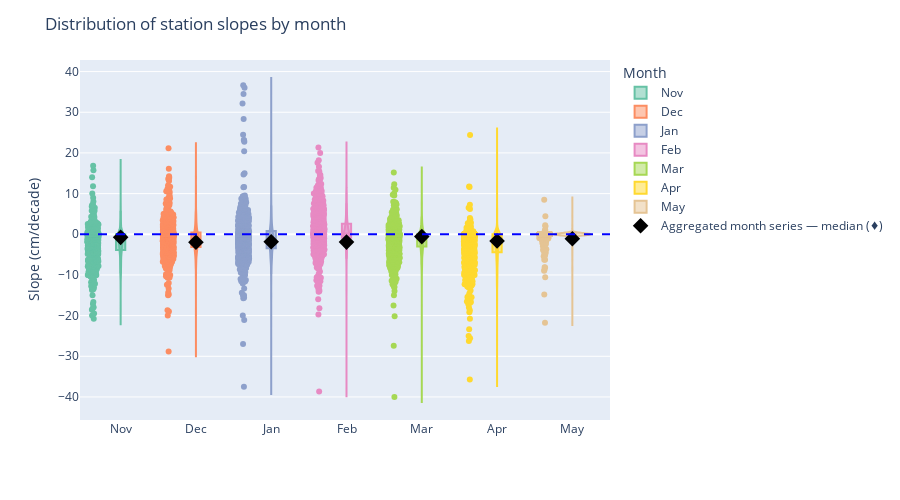

Notebook source saved alongside this figure:
### Markdown cell above
### Month Trends

#### Distribution Of Station Slopes Per Month

This chart shows the distribution of Theil–Sen slopes (cm/decade) for all station–month time series. Each dot is one station-month series for the violin summarizes its spread including summary statistics. 

The black ♦ is the month’s median across stations from a a macro-aggreated summary for that month. Diamonds below 0 indicate that the median station-month series from aggreated tests show declines that month; the more negative, the steeper the decline.

The horizontal dashed blue line is zero-slope change; values below it indicate long-term declines.

### Code cell
from Scripts.figures import month_station_slope_distrib
month_station_disb = month_station_slope_distrib(typical_station_month, avg_month)
month_station_disb

### Figure 1 — Plotly figure (JSON) as saved in the notebook; plotly's stock layout.template omitted (floating-point values rounded to 4 significant figures; data arrays with more than 128 entries replaced by an {"elided": "..."} marker saying what was removed)
{"data": [{"alignmentgroup": "True", "box": {"visible": true}, "customdata": {"elided": "755x3 mixed values"}, "hovertemplate": "Month=%{x}<br>Slope / Decade=%{y}<br>p-value=%{customdata[0]}<br>Station ID=%{customdata[1]}<br>Country=%{customdata[2]}<extra></extra>", "legendgroup": "Nov", "marker": {"color": "rgb(102,194,165)"}, "name": "Nov", "offsetgroup": "Nov", "orientation": "v", "points": "all", "scalegroup": "True", "showlegend": true, "type": "violin", "x": {"elided": "755 str values"}, "x0": " ", "xaxis": "x", "y": {"elided": "755 float values"}, "y0": " ", "yaxis": "y"}, {"alignmentgroup": "True", "box": {"visible": true}, "customdata": {"elided": "775x3 mixed values"}, "hovertemplate": "Month=%{x}<br>Slope / Decade=%{y}<br>p-value=%{customdata[0]}<br>Station ID=%{customdata[1]}<br>Country=%{customdata[2]}<extra></extra>", "legendgroup": "Dec", "marker": {"color": "rgb(252,141,98)"}, "name": "Dec", "offsetgroup": "Dec", "orientation": "v", "points": "all", "scalegroup": "True", "showlegend": true, "type": "violin", "x": {"elided": "775 str values"}, "x0": " ", "xaxis": "x", "y": {"elided": "775 float values"}, "y0": " ", "yaxis": "y"}, {"alignmentgroup": "True", "box": {"visible": true}, "customdata": {"elided": "781x3 mixed values"}, "hovertemplate": "Month=%{x}<br>Slope / Decade=%{y}<br>p-value=%{customdata[0]}<br>Station ID=%{customdata[1]}<br>Country=%{customdata[2]}<extra></extra>", "legendgroup": "Jan", "marker": {"color": "rgb(141,160,203)"}, "name": "Jan", "offsetgroup": "Jan", "orientation": "v", "points": "all", "scalegroup": "True", "showlegend": true, "type": "violin", "x": {"elided": "781 str values"}, "x0": " ", "xaxis": "x", "y": {"elided": "781 float values"}, "y0": " ", "yaxis": "y"}, {"alignmentgroup": "True", "box": {"visible": true}, "customdata": {"elided": "781x3 mixed values"}, "hovertemplate": "Month=%{x}<br>Slope / Decade=%{y}<br>p-value=%{customdata[0]}<br>Station ID=%{customdata[1]}<br>Country=%{customdata[2]}<extra></extra>", "legendgroup": "Feb", "marker": {"color": "rgb(231,138,195)"}, "name": "Feb", "offsetgroup": "Feb", "orientation": "v", "points": "all", "scalegroup": "True", "showlegend": true, "type": "violin", "x": {"elided": "781 str values"}, "x0": " ", "xaxis": "x", "y": {"elided": "781 float values"}, "y0": " ", "yaxis": "y"}, {"alignmentgroup": "True", "box": {"visible": true}, "customdata": {"elided": "783x3 mixed values"}, "hovertemplate": "Month=%{x}<br>Slope / Decade=%{y}<br>p-value=%{customdata[0]}<br>Station ID=%{customdata[1]}<br>Country=%{customdata[2]}<extra></extra>", "legendgroup": "Mar", "marker": {"color": "rgb(166,216,84)"}, "name": "Mar", "offsetgroup": "Mar", "orientation": "v", "points": "all", "scalegroup": "True", "showlegend": true, "type": "violin", "x": {"elided": "783 str values"}, "x0": " ", "xaxis": "x", "y": {"elided": "783 float values"}, "y0": " ", "yaxis": "y"}, {"alignmentgroup": "True", "box": {"visible": true}, "customdata": {"elided": "767x3 mixed values"}, "hovertemplate": "Month=%{x}<br>Slope / Decade=%{y}<br>p-value=%{customdata[0]}<br>Station ID=%{customdata[1]}<br>Country=%{customdata[2]}<extra></extra>", "legendgroup": "Apr", "marker": {"color": "rgb(255,217,47)"}, "name": "Apr", "offsetgroup": "Apr", "orientation": "v", "points": "all", "scalegroup": "True", "showlegend": true, "type": "violin", "x": {"elided": "767 str values"}, "x0": " ", "xaxis": "x", "y": {"elided": "767 float values"}, "y0": " ", "yaxis": "y"}, {"alignmentgroup": "True", "box": {"visible": true}, "customdata": {"elided": "667x3 mixed values"}, "hovertemplate": "Month=%{x}<br>Slope / Decade=%{y}<br>p-value=%{customdata[0]}<br>Station ID=%{customdata[1]}<br>Country=%{customdata[2]}<extra></extra>", "legendgroup": "May", "marker": {"color": "rgb(229,196,148)"}, "name": "May", "offsetgroup": "May", "orientation": "v", "points": "all", "scalegroup": "True", "showlegend": true, "type": "violin", "x": {"elided": "667 str values"}, "x0": " ", "xaxis": "x", "y": {"elided": "667 float values"}, "y0": " ", "yaxis": "y"}, {"marker": {"color": "black", "size": 12, "symbol": "diamond"}, "mode": "markers", "name": "Aggregated month series — median (♦)", "type": "scatter", "x": ["Nov", "Dec", "Jan", "Feb", "Mar", "Apr", "May"], "y": [-0.7534, -1.944, -1.844, -1.92, -0.5673, -1.656, -1.096]}], "layout": {"height": 500, "legend": {"title": {"text": "Month"}, "tracegroupgap": 0}, "margin": {"t": 60}, "shapes": [{"line": {"color": "blue", "dash": "dash"}, "type": "line", "x0": 0, "x1": 1, "xref": "x domain", "y0": 0, "y1": 0, "yref": "y"}], "title": {"text": "Distribution of station slopes by month"}, "violinmode": "overlay", "xaxis": {"anchor": "y", "categoryarray": ["Nov", "Dec", "Jan", "Feb", "Mar", "Apr", "May"], "categoryorder": "array", "domain": [0, 1], "title": {"text": ""}}, "yaxis": {"anchor": "x", "domain": [0, 1], "title": {"text": "Slope (cm/decade)"}}}}
